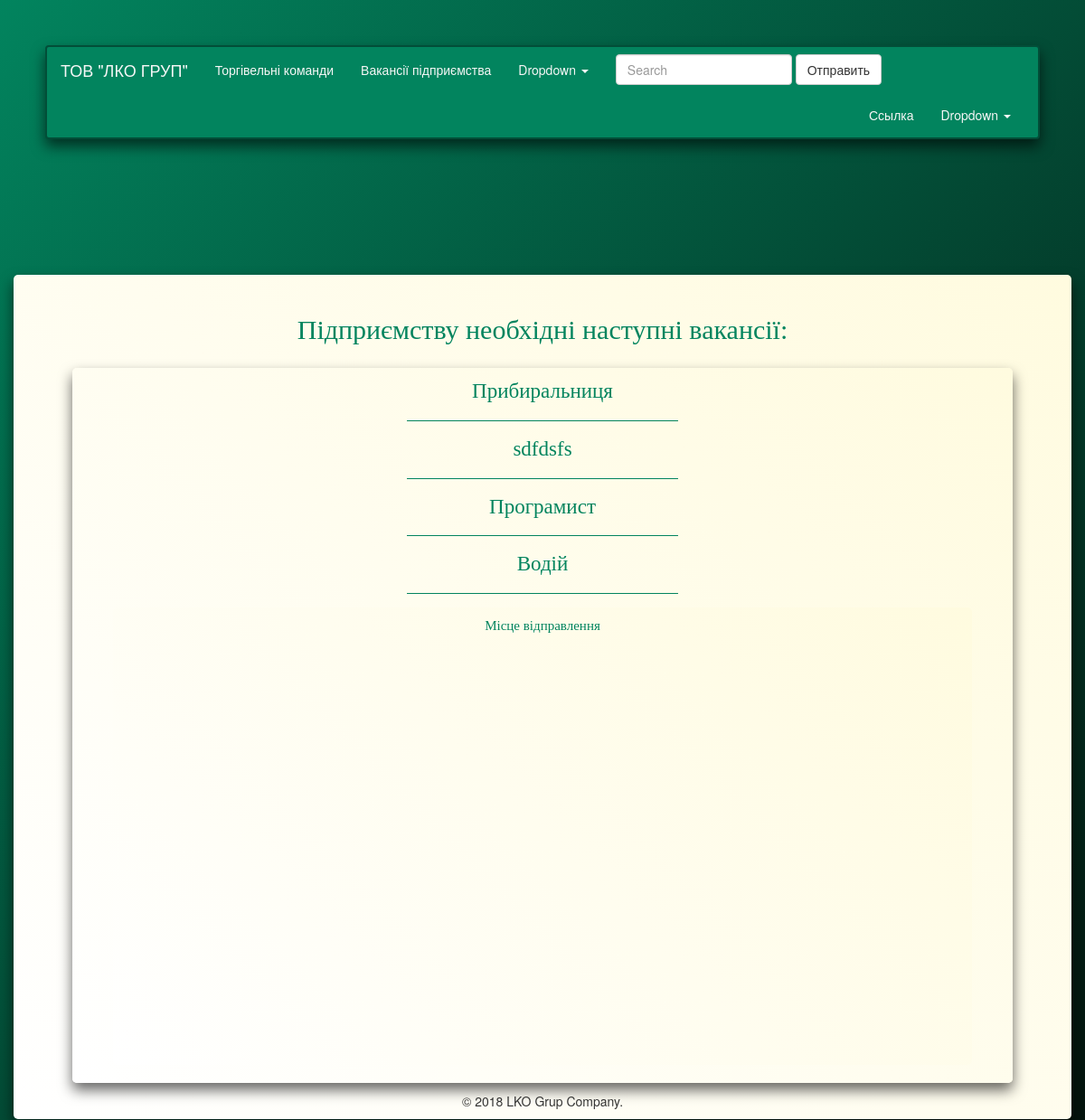
/vacancy_kiev/, run on the app's committed database.
### main/models.py (models this page shows)
class VacancyKiev(models.Model):
	name_vacancy = models.CharField(max_length=300, blank=True, null=True, default=None)
	text = models.TextField(blank = True, null = True, default = None)
	date = models.DateTimeField(auto_now_add = True, auto_now = False)

### main/views.py (the view)
# urls.py: url(r'^vacancy_kiev/$', views.vacancy_kiev, name ='vacancy_kiev'),
def vacancy_kiev(request):
	args = {}
	args['vacancys'] = VacancyKiev.objects.order_by('-date')
	return render_to_response('vacancy_kiev.html', args)

### templates/vacancy_kiev.html
{% extends 'main.html' %}
{% load staticfiles %}
{% block main %}
<div class="muClass1" >
    <div class="container marketing">
      <div class="row">
        <div class="col-lg-12" style="box-shadow: 0 8px 15px rgba(0, 0, 0, .6); border-radius: 5px 5px 5px 5px; padding-top: 20px; background: linear-gradient(45deg,#ffffff, #fffbdf);">
        <div class="row">
           <div class="col-lg-12" style="padding-top: 20px">
             <p style="color: #02845e; text-align: center; font-size: 30px; font-family: Snell Roundhand, cursive;">Підприємству необхідні наступні вакансії:</p>
            </div>
          </div>
        <div class="myClass7">
        <div class="row">
        {% for vacancy in vacancys %}
              <div class="row">
                <div class="col-lg-12">
                  <p style="margin: 0px 15px 0px 15px; font-family: Snell Roundhand, cursive; font-size: 23px; text-align: center;"><a style="color: #02845e" href="{% url 'get_vacancy_kiev' vacancy.id %}"> {{ vacancy.name_vacancy }}</a></p>
                </div>
              </div>
              <hr class="featurette-divider" style="border-color: #02845e; margin: 15px 375px 15px 375px;">
          {% endfor %}
        <div class="myClass7" style="box-shadow: 0 0 0 0 rgba(0, 0, 0, 0); ">
        	<div class="row">
        		<div class="col-lg-12">
        			<p style="color: #02845e; text-align: center; font-family: Snell Roundhand, cursive; font-size: 15px;"> Місце відправлення </p>
        		</div>
        	</div>
            <div class="row">
            	<div class="col-lg-12">
                  <iframe src="https://www.google.com/maps/embed?pb=!4v1529589527497!6m8!1m7!1s2rhQkXutcFHw5gQ4HFzrrw!2m2!1d50.40095423821493!2d30.56223274158709!3f318.2508637855579!4f-11.089882037717217!5f0.7820865974627469" width="100%" height="450" frameborder="0" style="border:0" allowfullscreen></iframe>
                </div>
            </div>
        </div>
      </div>
    </div>
{% endblock %}

### data on the page
VacancyKiev: name_vacancy "Прибиральниця"
VacancyKiev: name_vacancy "sdfdsfs"
VacancyKiev: name_vacancy "Програмист"
VacancyKiev: name_vacancy "Водій"
